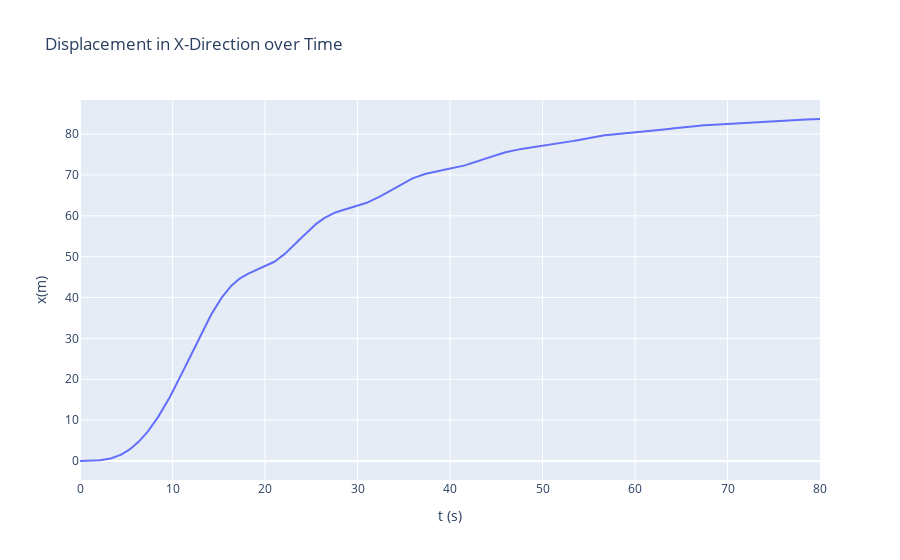

The code cell stored with this chart in its notebook:
### Code cell
fig = go.Figure()
fig.add_trace(go.Scatter(x=t, y=x, mode='lines', name='x(m)'))
fig.update_layout(title='Displacement in X-Direction over Time',
                  xaxis_title='t (s)',
                  yaxis_title='x(m)')
fig.show()

### Figure 1 — Plotly figure (JSON) as saved in the notebook; plotly's stock layout.template omitted (floating-point values rounded to 4 significant figures; data arrays with more than 128 entries replaced by an {"elided": "..."} marker saying what was removed)
{"data": [{"mode": "lines", "name": "x(m)", "type": "scatter", "x": {"elided": "801 float values"}, "y": {"elided": "801 float values"}}], "layout": {"title": {"text": "Displacement in X-Direction over Time"}, "xaxis": {"title": {"text": "t (s)"}}, "yaxis": {"title": {"text": "x(m)"}}}}
